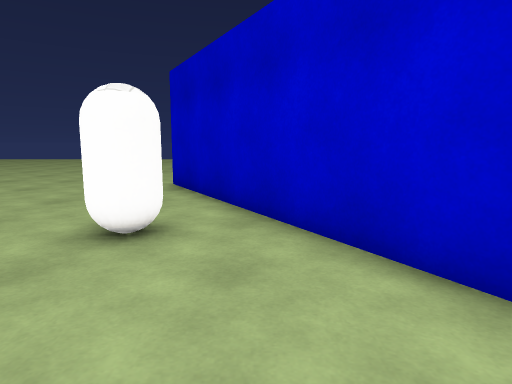
[1] (above)

22 first-person views from a walk through a Unity game level. The camera is 1.2 m above the floor, tilts 8° down and sees 75° across. The floor is counted in squares, 1 m on a side. Each view is taken from the middle of a square. On the plan, view 1 faces up. The plan holds only what a view shows up to about 14 squares ahead; the rest is blank. The place goes on beyond the plan. Surface patterns are stand-ins for the level's own textures.

[2]
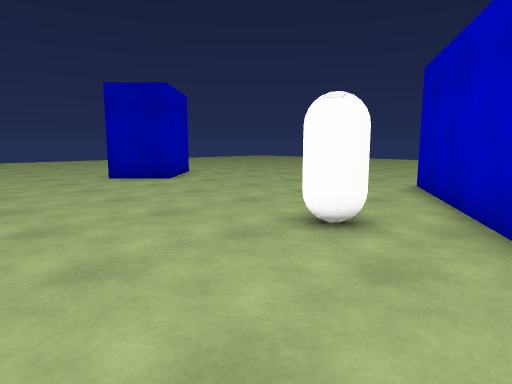

[3]
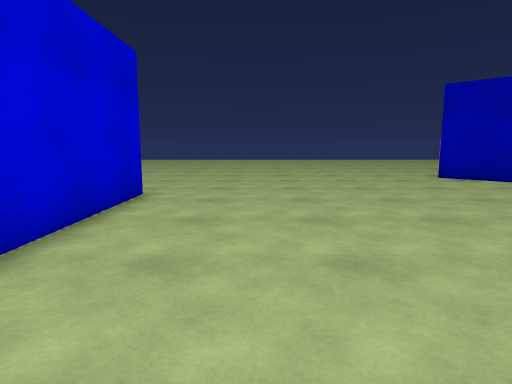

[4]
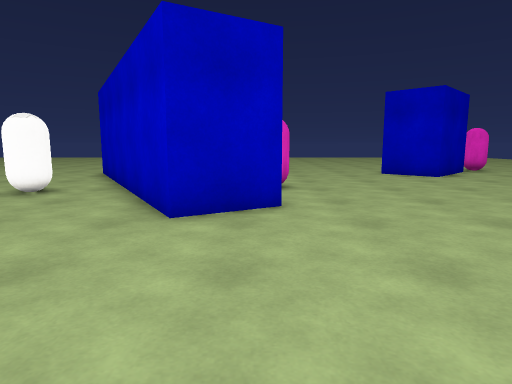

[5]
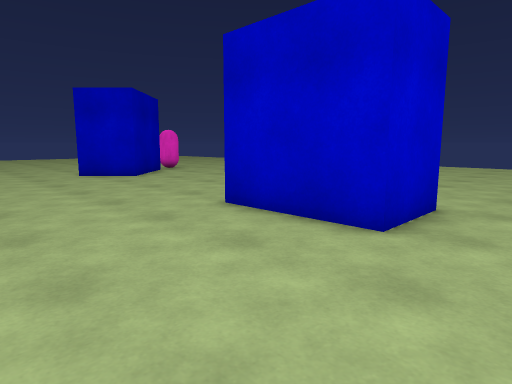

[6]
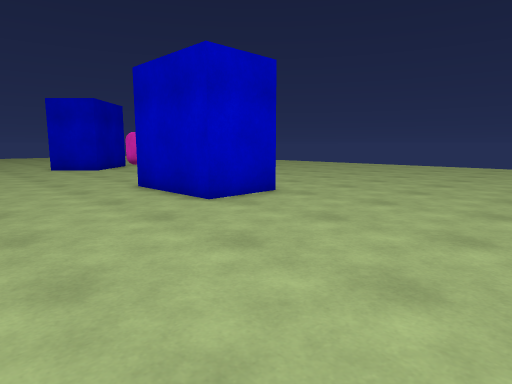

[7]
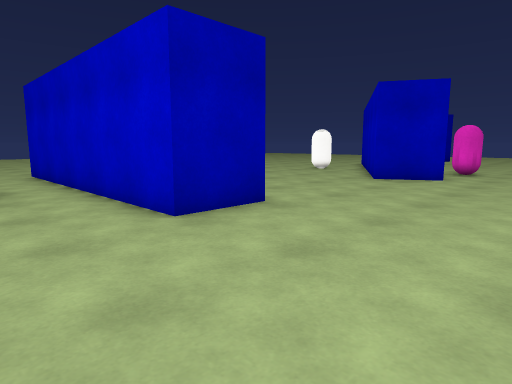

[8]
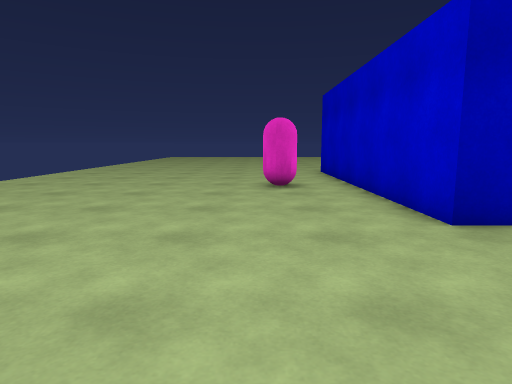

[9]
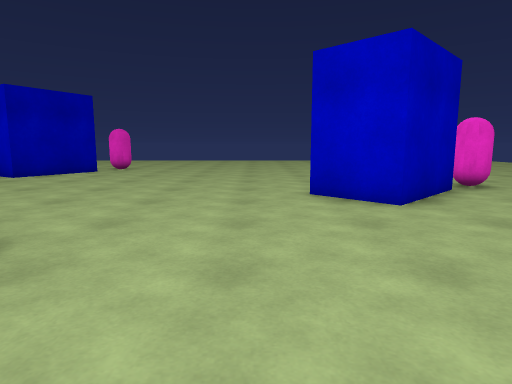

[10]
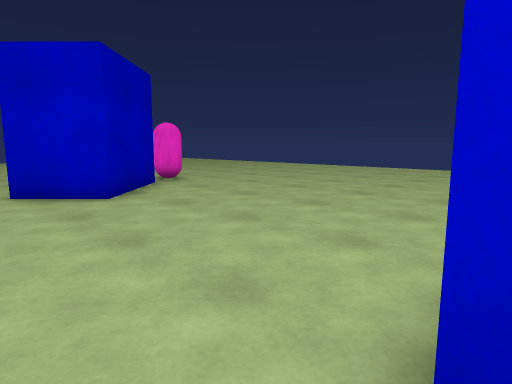

[11]
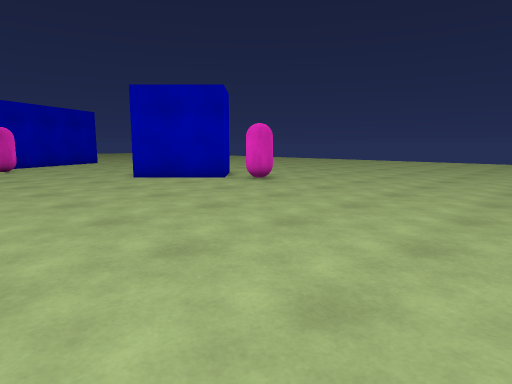

[12]
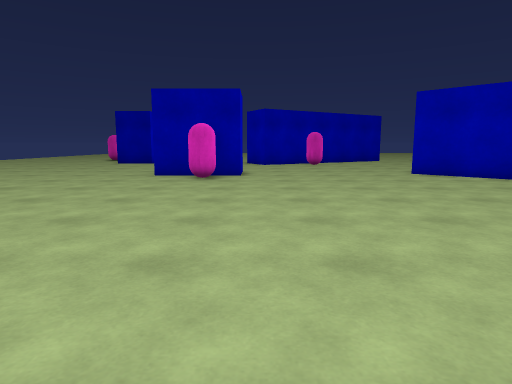

[13]
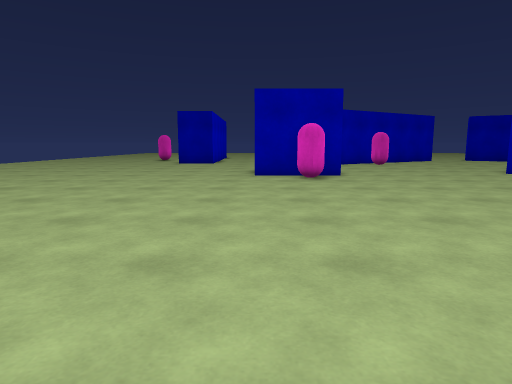

[14]
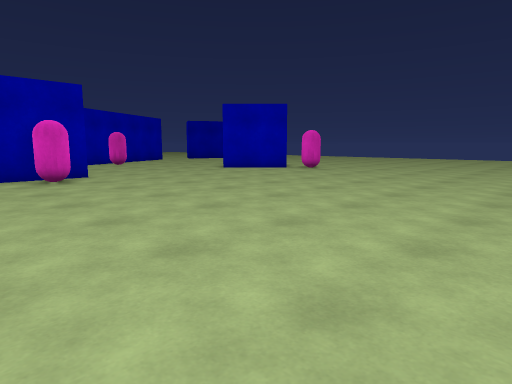

[15]
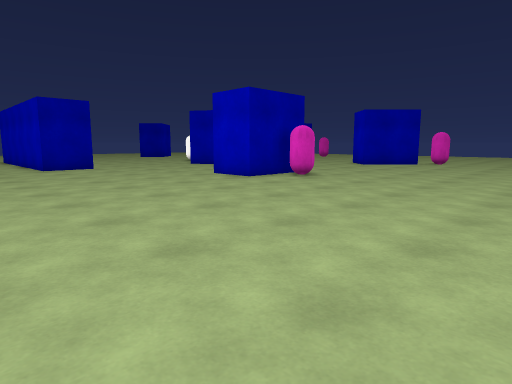

[16]
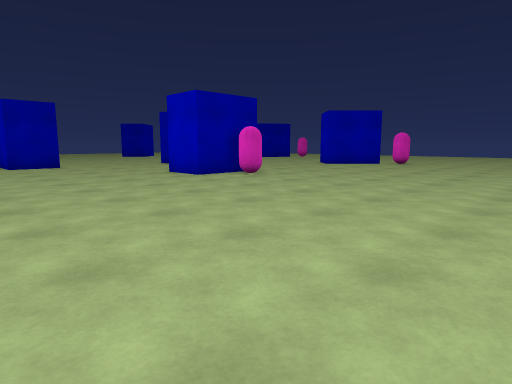

[17]
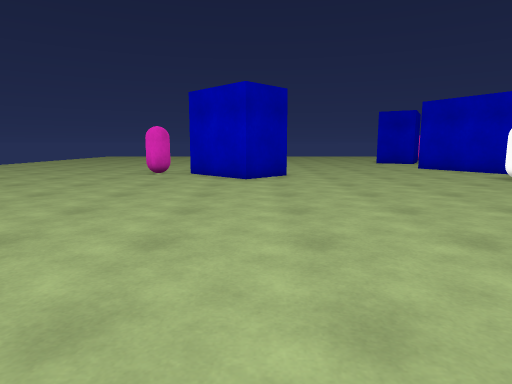

[18]
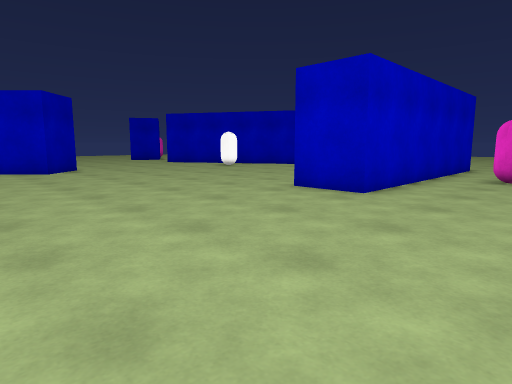

[19]
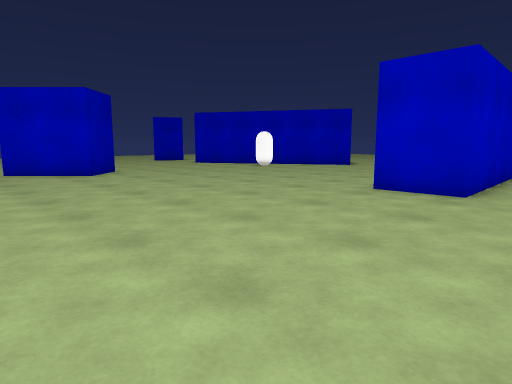

[20]
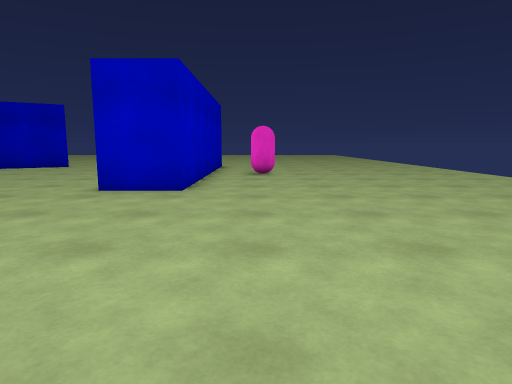

[21]
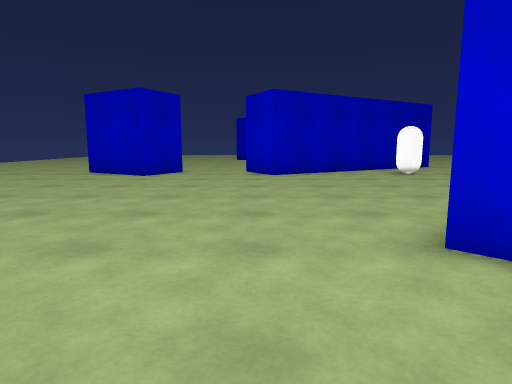

[22]
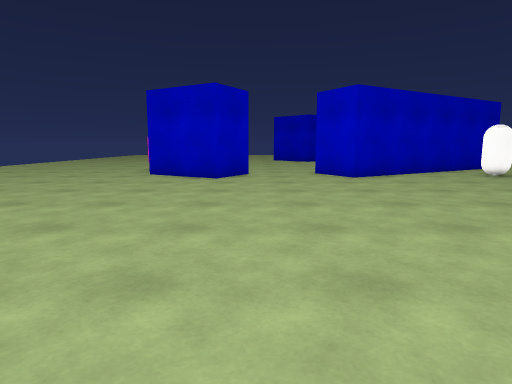

### Floor plan
Key: @ floor where view 1 was taken; # wall or solid block; x gap in a wall; . floor; O other object.
Columns run from 16 left of view 1 to 25 right of it. Each row starts with its distance up from view 1.
 17     ..........#                  .....
 16    ..........####..........     ......
 15    ...........##...........    .......
 14  . ........................   ..........
 13   .........................   ..........
 12   ......................... #.O.........
 11 . ............## .........  ###.........
 10   ............##  ........###...........
  9   ............##  ........##............
  8    ###.........#   ......................
  7 OOx####........##   .....................
  6 ...####.........##  O#...................
  5 ....##........O..#  ##...................
  4 ..............#..## #....................
  3 ..................###....................
  2 ..................###.....................
  1 ..........................###.............
  0 ................@.........###O............
 -1 ..........................###.............
 -2  .........................###.............
 -3  ............... ....................... .
 -4  ...............  ......................
 -5 .........#####     #...................
 -6 .........#####     #....................
 -7 .........###########....................
 -8  .......................................
 -9 ..............O........................
-10   ..................... . ............ .
-11  ......................    ...   ... .

Positions as (right, up) in squares from view 1, and headings:
1: (0, 0), facing up
2: (1, 0), facing up-left
3: (1, -2), facing left
4: (4, -4), facing up
5: (5, -4), facing up-right
6: (5, -8), facing up-right
7: (8, -10), facing up-left
8: (8, -10), facing left
9: (8, 2), facing up
10: (8, 1), facing up-right
11: (23, 3), facing up-left
12: (25, 2), facing left
13: (25, -2), facing left
14: (25, -3), facing up-left
15: (21, -11), facing up-left
16: (23, -10), facing up-left
17: (-11, -7), facing up
18: (-15, -11), facing up-right
19: (-16, -9), facing up-right
20: (-16, -9), facing right
21: (-16, 11), facing right
22: (-15, 14), facing right
